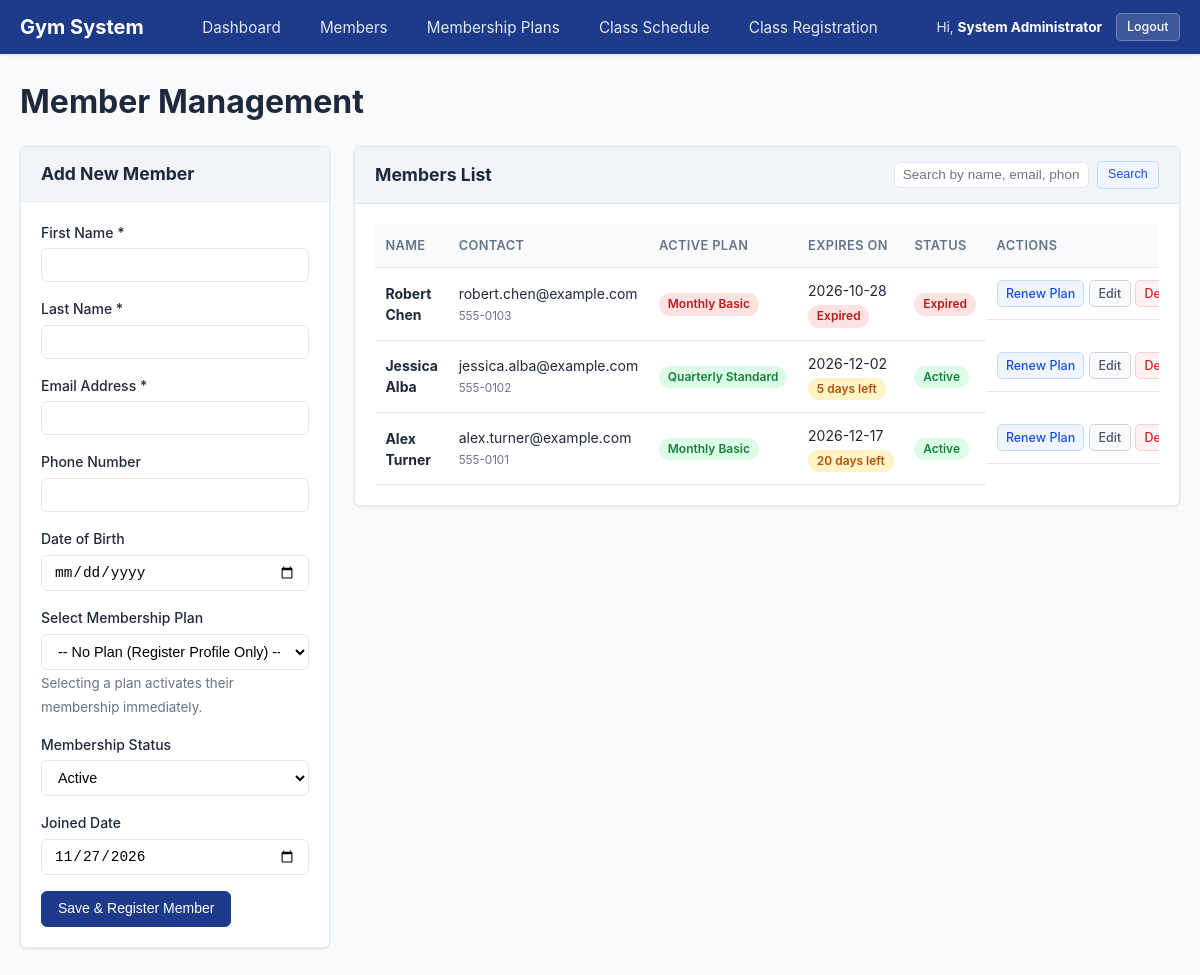
Page /pages/members.php (signed in) on the committed database.
### tables this page shows
CREATE TABLE IF NOT EXISTS `members` (
    `id` INT AUTO_INCREMENT PRIMARY KEY,
    `first_name` VARCHAR(50) NOT NULL,
    `last_name` VARCHAR(50) NOT NULL,
    `email` VARCHAR(100) NOT NULL UNIQUE,
    `phone` VARCHAR(20) NOT NULL,
    `date_of_birth` DATE NOT NULL,
    `status_id` INT NOT NULL,
    `joined_on` DATE NOT NULL,
    `created_at` TIMESTAMP DEFAULT CURRENT_TIMESTAMP,
    CONSTRAINT `fk_members_status` FOREIGN KEY (`status_id`) REFERENCES `member_statuses` (`id`) ON UPDATE CASCADE ON DELETE RESTRICT
);

CREATE TABLE IF NOT EXISTS `member_statuses` (
    `id` INT AUTO_INCREMENT PRIMARY KEY,
    `status_name` VARCHAR(50) NOT NULL UNIQUE,
    `created_at` TIMESTAMP DEFAULT CURRENT_TIMESTAMP
);

### includes/functions.php (called while the page is built, shortened)
<?php
function escape($value) {
    return htmlspecialchars((string)$value, ENT_QUOTES, 'UTF-8');
}
function sanitize_input($data) {
    return trim((string)$data);
}

### models/member.php (called while the page is built, shortened)
<?php
class Member {
    private $db_connection;
    public function __construct($db_connection) {
        $this->db_connection = $db_connection;
    }
    public function getAll($search_keyword = null) {
        $base_sql = "
            SELECT m.*, s.status_name,
                   p.plan_name,
                   ms.start_date AS membership_start,
                   ms.end_date AS membership_end,
                   ms.status AS membership_status,
                   DATEDIFF(ms.end_date, CURDATE()) AS days_remaining
            FROM members m
            JOIN member_statuses s ON m.status_id = s.id
            LEFT JOIN (
                SELECT m1.*
                FROM memberships m1
                INNER JOIN (
                    SELECT member_id, MAX(id) AS max_id
                    FROM memberships
                    GROUP BY member_id
                ) m2 ON m1.id = m2.max_id
            ) ms ON m.id = ms.member_id
            LEFT JOIN membership_plans p ON ms.plan_id = p.id
        ";
        $sql_query = $base_sql . " ORDER BY m.id DESC";
        $statement = $this->db_connection->prepare($sql_query);
        $statement->execute();
        return $statement->fetchAll();
    }
    public function getAllStatuses() {
        $sql_query = "SELECT * FROM member_statuses ORDER BY id ASC";
        $statement = $this->db_connection->prepare($sql_query);
        $statement->execute();
        return $statement->fetchAll();
    }
}

### pages/members.php (the view, shortened to what this page needs)
<?php
require_once __DIR__ . '/../includes/header.php';
require_once __DIR__ . '/../models/member.php';
$pdo_connection = getDbConnection();
$member_model = new Member($pdo_connection);
$membership_model = new Membership($pdo_connection);
$membership_model->syncExpiredMemberships();
$edit_member = null;
$renew_member = null;
$search_query = sanitize_input($_GET['search'] ?? '');
$member_list  = $member_model->getAll($search_query);
$statuses     = $member_model->getAllStatuses();
$all_plans    = $membership_model->getAllPlans();
?>
<div class="page-title-row">
    <h1>Member Management</h1>
</div>
<div class="row">
    <div class="col-form">
        <?php if ($renew_member): ?>
            <div class="card">
                <div class="card-header">
                    <h2>Renew / Assign Plan</h2>
                </div>
                <div class="card-body">
                    <p style="margin-bottom: 1rem;">
                        Member: <strong><?php echo escape($renew_member['first_name'] . ' ' . $renew_member['last_name']); ?></strong><br>
                        <small class="text-muted"><?php echo escape($renew_member['email']); ?></small>
                    </p>
                    <form method="POST" action="<?php echo escape(BASE_URL); ?>/pages/members.php" class="validated-form">
                        <input type="hidden" name="action_type" value="renew_plan">
                        <input type="hidden" name="renew_member_id" value="<?php echo escape($renew_member['id']); ?>">
                        <div class="form-group">
                            <label for="renew_plan_id">Select Plan *</label>
                            <select id="renew_plan_id" name="plan_id" required class="form-control">
                                <option value="">-- Choose Membership Plan --</option>
                                <?php foreach ($all_plans as $plan): ?>
                                    <option value="<?php echo escape($plan['id']); ?>">
                                        <?php echo escape($plan['plan_name'] . ' - $' . number_format((float)$plan['price'], 2) . ' (' . $plan['duration_days'] . ' days)'); ?>
                                    </option>
                                <?php endforeach; ?>
                            </select>
                        </div>
                        <div class="form-group">
                            <label for="renew_start_date">Start Date *</label>
                            <input type="date" id="renew_start_date" name="start_date" required class="form-control"
                                   value="<?php echo date('Y-m-d'); ?>">
                            <small class="text-muted">The expiration date will be automatically computed based on plan duration.</small>
                        </div>
                        <button type="submit" class="btn btn-primary">Activate / Renew Plan</button>
                        <a href="<?php echo escape(BASE_URL); ?>/pages/members.php" class="btn btn-secondary">Cancel</a>
                    </form>
                </div>
            </div>
        <?php else: ?>
            <div class="card">
                <div class="card-header">
                    <h2><?php echo $edit_member ? 'Edit Member' : 'Add New Member'; ?></h2>
                </div>
                <div class="card-body">
                    <form method="POST" action="<?php echo escape(BASE_URL); ?>/pages/members.php" class="validated-form">
                        <div class="form-group">
                            <label for="first_name">First Name *</label>
                            <input type="text" id="first_name" name="first_name" required class="form-control"
                                   value="<?php echo escape($edit_member['first_name'] ?? ''); ?>">
                        </div>
                        <div class="form-group">
                            <label for="last_name">Last Name *</label>
                            <input type="text" id="last_name" name="last_name" required class="form-control"
                                   value="<?php echo escape($edit_member['last_name'] ?? ''); ?>">
                        </div>
                        <div class="form-group">
                            <label for="email">Email Address *</label>
                            <input type="email" id="email" name="email" required class="form-control"
                                   value="<?php echo escape($edit_member['email'] ?? ''); ?>">
                        </div>
                        <div class="form-group">
                            <label for="phone">Phone Number</label>
                            <input type="text" id="phone" name="phone" class="form-control"
                                   value="<?php echo escape($edit_member['phone'] ?? ''); ?>">
                        </div>
                        <div class="form-group">
                            <label for="date_of_birth">Date of Birth</label>
                            <input type="date" id="date_of_birth" name="date_of_birth" class="form-control"
                                   value="<?php echo escape($edit_member['date_of_birth'] ?? ''); ?>">
                        </div>
                        <?php if (!$edit_member): ?>
                            <div class="form-group">
                                <label for="initial_plan_id">Select Membership Plan</label>
                                <select id="initial_plan_id" name="initial_plan_id" class="form-control">
                                    <option value="">-- No Plan (Register Profile Only) --</option>
                                </select>
                                <small class="text-muted">Selecting a plan activates their membership immediately.</small>
                            </div>
                        <?php endif; ?>
                        <div class="form-group">
                            <label for="status_id">Membership Status</label>
                            <select id="status_id" name="status_id" class="form-control">
                                <?php foreach ($statuses as $status_row): ?>
                                    <option value="<?php echo escape($status_row['id']); ?>"
                                        <?php echo (isset($edit_member['status_id']) && $edit_member['status_id'] == $status_row['id']) ? 'selected' : ''; ?>>
                                        <?php echo escape($status_row['status_name']); ?>
                                    </option>
                                <?php endforeach; ?>
                            </select>
                        </div>
                        <div class="form-group">
                            <label for="joined_on">Joined Date</label>
                            <input type="date" id="joined_on" name="joined_on" class="form-control"
                                   value="<?php echo escape($edit_member['joined_on'] ?? date('Y-m-d')); ?>">
                        </div>
                        <button type="submit" class="btn btn-primary">
                            <?php echo $edit_member ? 'Update Member' : 'Save & Register Member'; ?>
                        </button>
                    </form>
                </div>
            </div>
        <?php endif; ?>
    </div>
    <div class="col-table">
        <div class="card">
            <div class="card-header flex-header">
                <h2>Members List</h2>
                <form method="GET" action="<?php echo escape(BASE_URL); ?>/pages/members.php" class="search-form">
                    <input type="text" name="search" placeholder="Search by name, email, phone..."
                           value="<?php echo escape($search_query); ?>" class="form-control form-control-sm">
                    <button type="submit" class="btn btn-sm btn-primary">Search</button>
                </form>
            </div>
            <div class="card-body">
                <?php if (empty($member_list)): ?>
                    <p class="text-muted">No members found.</p>
                <?php else: ?>
                    <div class="table-responsive">
                        <table class="data-table">
                            <thead>
                                <tr>
                                    <th>Name</th>
                                    <th>Contact</th>
                                    <th>Active Plan</th>
                                    <th>Expires On</th>
                                    <th>Status</th>
                                    <th>Actions</th>
                                </tr>
                            </thead>
                            <tbody>
                                <?php foreach ($member_list as $member_row): ?>
                                    <tr>
                                        <td>
                                            <strong><?php echo escape($member_row['first_name'] . ' ' . $member_row['last_name']); ?></strong>
                                        </td>
                                        <td>
                                            <?php echo escape($member_row['email']); ?><br>
                                            <small class="text-muted"><?php echo escape($member_row['phone']); ?></small>
                                        </td>
                                        <td>
                                            <?php if (!empty($member_row['plan_name'])): ?>
                                                <span class="badge <?php echo ($member_row['membership_status'] === 'Active') ? 'badge-success' : 'badge-danger'; ?>">
                                                    <?php echo escape($member_row['plan_name']); ?>
                                                </span>
                                            <?php else: ?>
                                                <span class="text-muted">No Plan</span>
                                            <?php endif; ?>
                                        </td>
                                        <td>
                                            <?php if (!empty($member_row['membership_end'])): ?>
                                                <span><?php echo escape($member_row['membership_end']); ?></span>
                                                <?php if ($member_row['days_remaining'] !== null && $member_row['days_remaining'] >= 0): ?>
                                                    <div style="margin-top: 3px;"><span class="badge badge-warning"><?php echo escape($member_row['days_remaining']); ?> days left</span></div>
                                                <?php else: ?>
                                                    <div style="margin-top: 3px;"><span class="badge badge-danger">Expired</span></div>
                                                <?php endif; ?>
                                            <?php else: ?>
                                                <span class="text-muted">—</span>
                                            <?php endif; ?>
                                        </td>
                                        <td>
                                            <span class="badge <?php echo $member_row['status_name'] === 'Active' ? 'badge-success' : 'badge-danger'; ?>">
                                                <?php echo escape($member_row['status_name']); ?>
                                            </span>
                                        </td>
                                        <td class="table-actions">
                                            <a href="<?php echo escape(BASE_URL); ?>/pages/members.php?action=renew&amp;id=<?php echo escape($member_row['id']); ?>"
                                               class="btn btn-sm btn-primary" title="Assign or renew membership plan">Renew Plan</a>
                                            <a href="<?php echo escape(BASE_URL); ?>/pages/members.php?action=edit&amp;id=<?php echo escape($member_row['id']); ?>"
                                               class="btn btn-sm btn-secondary">Edit</a>
                                            <a href="<?php echo escape(BASE_URL); ?>/pages/members.php?action=delete&amp;id=<?php echo escape($member_row['id']); ?>"
                                               class="btn btn-sm btn-danger delete-btn" data-confirm="Are you sure you want to delete this member?">Delete</a>
                                        </td>
                                    </tr>
                                <?php endforeach; ?>
                            </tbody>
                        </table>
                    </div>
                <?php endif; ?>
            </div>
        </div>
    </div>
</div>
<?php require_once __DIR__ . '/../includes/footer.php'; ?>

### rows in the picture
members: first_name+last_name "Robert Chen", email "robert.chen@example.com", phone "555-0103", plan_name "Monthly Basic", membership_end "2026-10-28", shows "Expired", status.status_name "Expired"
members: first_name+last_name "Jessica Alba", email "jessica.alba@example.com", phone "555-0102", plan_name "Quarterly Standard", membership_end "2026-12-02", days_remaining "5", status.status_name "Active"
members: first_name+last_name "Alex Turner", email "alex.turner@example.com", phone "555-0101", plan_name "Monthly Basic", membership_end "2026-12-17", days_remaining "20", status.status_name "Active"

### other values in the picture
$current_user['name'] "System Administrator"
form field status_id "Active"
